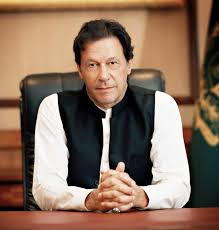
#> input picture student-work/Jaffer/FacePics/images.jpg, 219 x 230 px
$ jupyter execute Face_Detection.ipynb
#> lines starting #> are read from the running program, lines starting #| are printed output that depends on the picture; after the words box and inside, x2 and y2 are one past the last pixel; in counts of white or black regions, pixels touching at a corner belong together
[cell 1]
import cv2
import matplotlib.pyplot as plt

[cell 2]
def imshow(image, title=None, size=5):
    imgType =image.shape
    plt.figure(figsize=(size, size))
    if len(imgType) > 2:
        plt.imshow(cv2.cvtColor(image, cv2.COLOR_BGR2RGB), 'gray')
    else:
        plt.imshow(image, 'gray')
    plt.title(title)
    plt.axis('off')
    plt.show()

[cell 3]
image=cv2.imread("FacePics/images.jpg")
#> image is the input picture: shape (230, 219, 3); mean B, G, R 92.9, 111, 137.2
imshow(image, 'Original Image')
gray = cv2.cvtColor(image, cv2.COLOR_BGR2GRAY)
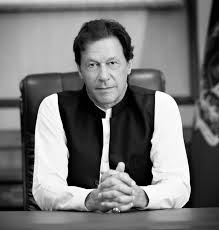
#> gray: shape (230, 219); min 0, max 255, mean 116.8
cascade = cv2.CascadeClassifier("haarcascade/haarcascade_frontalface_default.xml")
face = cascade.detectMultiScale(gray, scaleFactor=1.05, minNeighbors=4, minSize=(30, 30))
#> face = [[74, 41, 59, 59]]
for (x, y, w, h) in face:
    cv2.rectangle(image, (x, y), (x+w, y+h), (0, 255, 0), 2)
#> this loop made 1 pass
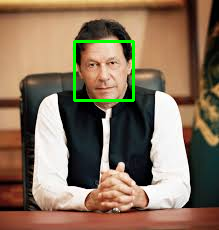
#> image: shape (230, 219, 3); 1.4% of pixels changed, all inside (x1, y1, x2, y2) = (73, 40, 135, 102)
imshow(image, 'Detected Face')

[cell 4]
image=cv2.imread("FacePics/images.jpg")
imshow(image, 'Original Image')
gray = cv2.cvtColor(image, cv2.COLOR_BGR2GRAY)
cascade = cv2.CascadeClassifier("haarcascade/haarcascade_eye.xml")
face = cascade.detectMultiScale(gray, scaleFactor=1.05, minNeighbors=2)
#> face = [[102, 52, 21, 21], [82, 53, 22, 22]]
for (x, y, w, h) in face:
    cv2.rectangle(image, (x, y), (x+w, y+h), (0, 255, 0), 2)
#> this loop made 2 passes
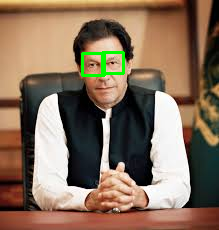
#> image: shape (230, 219, 3); 0.93% of pixels changed, all inside (x1, y1, x2, y2) = (81, 51, 125, 77)
imshow(image, 'Detected Face')

[cell 5]
image=cv2.imread("FacePics/Khan.jpg")
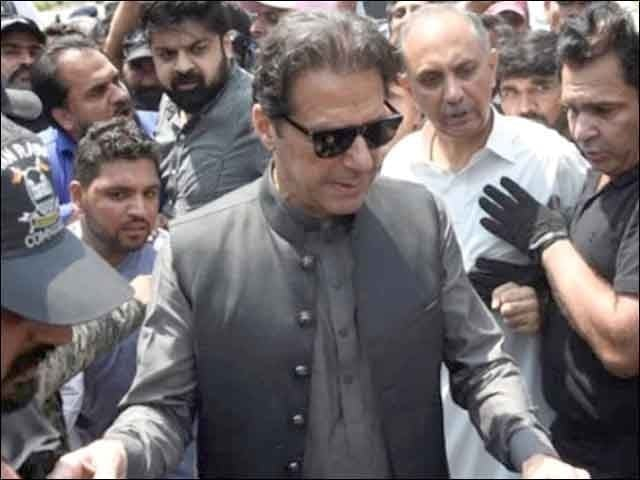
#> input picture student-work/Jaffer/FacePics/Khan.jpg, 640 x 480 px
#> image is the input picture: shape (480, 640, 3); mean B, G, R 109.8, 108.1, 115.1
imshow(image, 'Original Image')
gray = cv2.cvtColor(image, cv2.COLOR_BGR2GRAY)
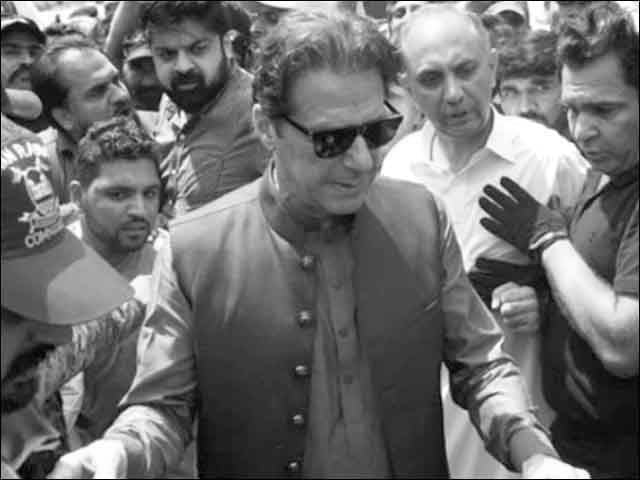
#> gray: shape (480, 640); min 0, max 255, mean 110.4
cascade = cv2.CascadeClassifier("haarcascade/haarcascade_frontalface_default.xml")
face = cascade.detectMultiScale(gray, scaleFactor=1.05, minNeighbors=5, minSize=(30, 30))
#> face = [[422, 161, 35, 35], [145, 23, 79, 79], [88, 160, 90, 90], [398, 36, 105, 105], [292, 90, 127, 127]]
for (x, y, w, h) in face:
    cv2.rectangle(image, (x, y), (x+w, y+h), (0, 255, 0), 2)
#> this loop made 5 passes
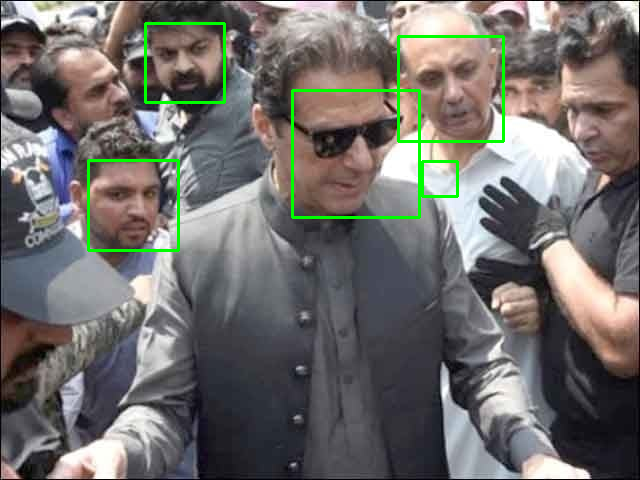
#> image: shape (480, 640, 3); 1.69% of pixels changed, all inside (x1, y1, x2, y2) = (87, 22, 505, 252)
imshow(image, 'Detected Face')
